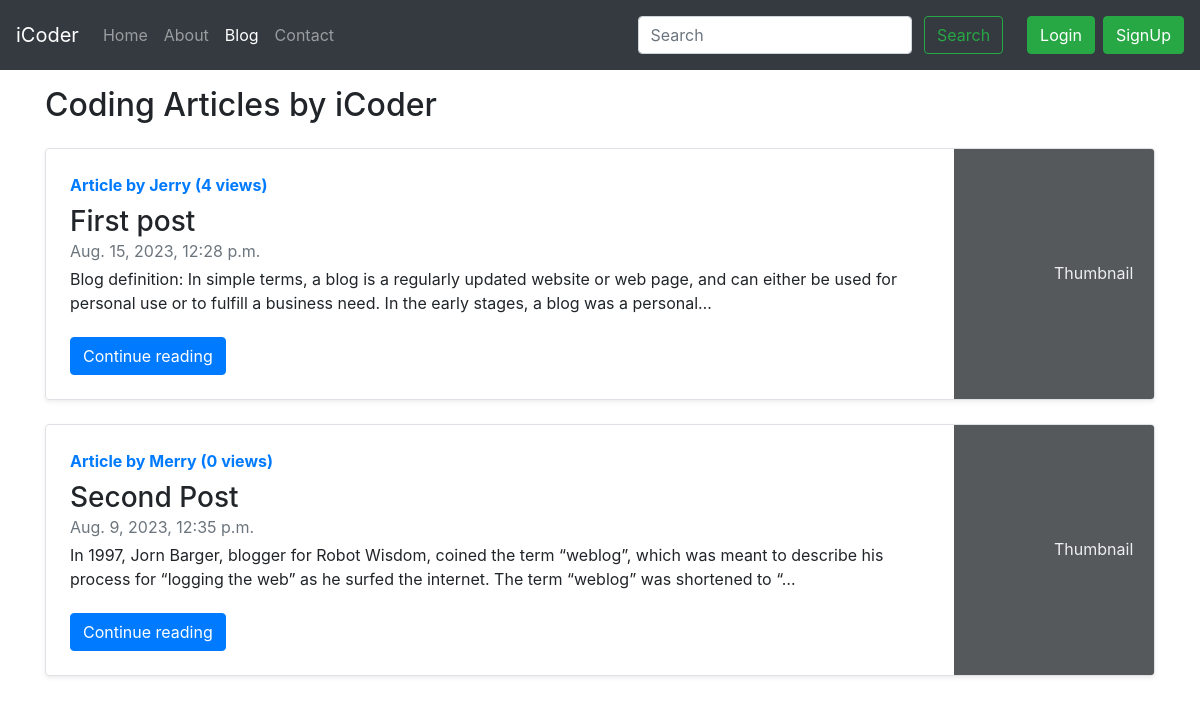
Screenshot of /blog/ with the database file from the repository.
### blog/models.py (models this page shows)
class Post(models.Model):
    sno = models.AutoField(primary_key=True)
    title = models.CharField(max_length=255)
    content = models.TextField(max_length=255)
    author = models.CharField(max_length=25)
    slug = models.CharField(max_length=130)
    views = models.IntegerField(default=0)
    timeStamp = models.DateTimeField(blank=True)
    def __str__(self):
        return self.title

### blog/views.py (the view)
# urls.py: path('', views.blogHome, name='blogHome'),
def blogHome(request):
    allPosts = Post.objects.all()
    print(allPosts)
    context = {'allPosts': allPosts}
    return render(request, 'blog/blogHome.html', context)

### templates/blog/blogHome.html (shortened to what this page needs)
{% extends 'base.html' %}
{% block blogactive %}active{% endblock blogactive %}
{% block body %}
<div class="container my-3">
    <h2>Coding Articles by iCoder</h2>
    {% for post in allPosts %}
      <div class="row no-gutters border rounded overflow-hidden flex-md-row my-4 shadow-sm h-md-250 position-relative">
          <div class="col p-4 d-flex flex-column position-static">
            <strong class="d-inline-block mb-2 text-primary">Article by {{ post.author }} ({{ post.views }} views)</strong>
            <h3 class="mb-0">{{ post.title }}</h3>
            <div class="mb-1 text-muted">{{ post.timeStamp }}</div>
            <p class="card-text mb-auto">{{ post.content | truncatechars:200 }}</p>
            <div>
              <a href="/blog/{{ post.slug }}"  role="button" class="btn btn-primary">Continue reading</a>
            </div>
          </div>
          <div class="col-auto d-none d-lg-block">
            <svg class="bd-placeholder-img" width="200" height="250" xmlns="http://www.w3.org/2000/svg" preserveAspectRatio="xMidYMid slice" focusable="false" role="img" aria-label="Placeholder: Thumbnail"><title>Placeholder</title><rect width="100%" height="100%" fill="#55595c"></rect><text x="50%" y="50%" fill="#eceeef" dy=".3em">Thumbnail</text></svg>
          </div>
      </div>
    {% endfor %}
</div>
{% endblock body %}

### rows the page displays
Post: author "Jerry", views "4", title "First post", timeStamp "Aug. 15, 2023, 12:28 p.m.", content "Blog definition: In simple terms, a blog is a regularly updated website or web page, and can either be used for personal use or to fulfill a business need. In the early stages, a blog was a personal…"
Post: author "Merry", views "0", title "Second Post", timeStamp "Aug. 9, 2023, 12:35 p.m.", content "In 1997, Jorn Barger, blogger for Robot Wisdom, coined the term “weblog”, which was meant to describe his process for “logging the web” as he surfed the internet. The term “weblog” was shortened to “…"
